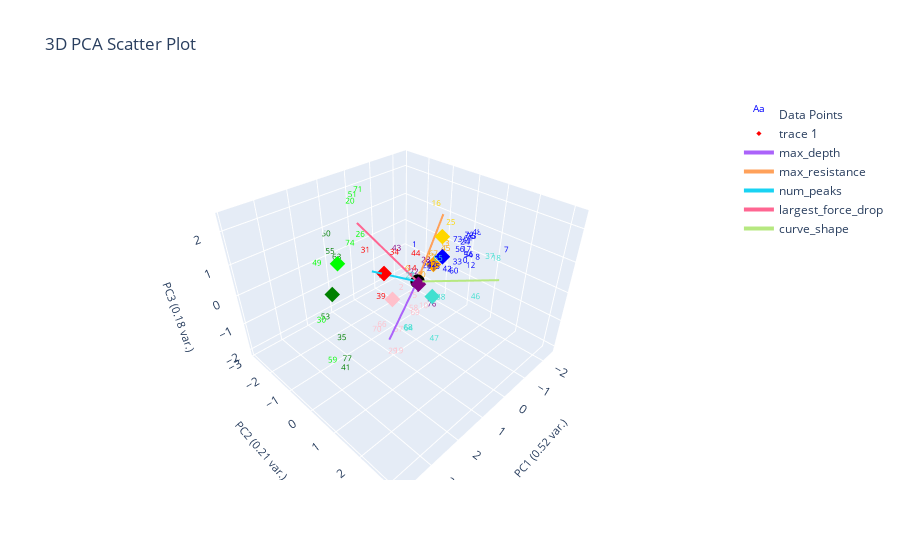

Here is the notebook cell this chart was saved with:
### Markdown cell above
# Plot Un-corrected Labeling

### Code cell
plotting.plot_clusters_seperately(pseudo_labeled_data[f'pseudo_{ylabel_name}_nums'],
                                  curve_data, ylabel_name, cluster_category_names=list(label_to_cluster_num.keys()),
                                  pseudo_corrections=marions_labeled_data)
plotting.plot_pca(pseudo_labeled_data, pseudo_labeled_data[f'pseudo_{ylabel_name}_nums'], graph_title="Clustering Un-corrected Pseudo Labeled Data", num_pc=3, centroids=label_centroids)

### Figure 1 — Plotly figure (JSON) as saved in the notebook; plotly's stock layout.template omitted (floating-point values rounded to 4 significant figures)
{"data": [{"mode": "text", "name": "Data Points", "text": ["0", "1", "2", "3", "4", "5", "6", "7", "8", "9", "10", "11", "12", "13", "14", "15", "16", "17", "18", "19", "20", "21", "22", "23", "24", "25", "26", "27", "28", "29", "30", "31", "32", "33", "34", "35", "36", "37", "38", "39", "40", "41", "42", "43", "44", "45", "46", "47", "48", "49", "50", "51", "52", "53", "54", "55", "56", "57", "58", "59", "60", "61", "62", "63", "64", "65", "66", "67", "68", "69", "70", "71", "72", "73", "74", "75", "76", "77"], "textfont": {"color": ["blue", "blue", "pink", "blue", "red", "blue", "orange", "blue", "blue", "purple", "pink", "blue", "blue", "orange", "red", "pink", "gold", "blue", "turquoise", "pink", "lime", "blue", "purple", "blue", "blue", "gold", "lime", "turquoise", "purple", "pink", "lime", "red", "blue", "blue", "red", "green", "blue", "turquoise", "turquoise", "red", "orange", "green", "blue", "purple", "red", "orange", "turquoise", "turquoise", "blue", "lime", "green", "lime", "orange", "green", "blue", "green", "blue", "pink", "pink", "lime", "blue", "blue", "orange", "green", "turquoise", "turquoise", "pink", "orange", "turquoise", "pink", "pink", "lime", "blue", "blue", "lime", "blue", "purple", "green"], "size": 8}, "type": "scatter3d", "x": [-1.233, -0.7734, 0.07805, -2.31, 1.74, -0.9559, -1.198, -1.772, -1.53, -0.377, -0.2349, -2.14, -1.183, -1.995, 1.275, -0.4026, -1.451, -1.868, -1.098, 1.182, 0.5963, -0.733, -0.2477, -0.7311, -2.154, -1.327, 1.137, 0.7081, -0.4433, 1.667, 3.803, 0.8954, -0.8618, -1.292, 1.048, 2.997, -1.333, -1.005, -0.1835, 1.956, -0.8069, 3.259, -0.8456, 0.3595, 0.821, -1.649, 1.623, 1.435, -2.382, 2.88, 1.057, 1.203, -1.495, 2.631, -1.809, 1.333, -1.647, 0.6285, -0.07713, 3.86, -0.9216, -2.277, -0.8036, 1.538, 1.173, 0.5964, 1.998, -1.648, 1.272, 0.0497, 1.761, 0.6385, -2.338, -1.506, 1.407, -2.339, -0.3077, 3.078], "y": [0.76, -0.8841, -0.5916, 0.2406, 0.3841, -0.04468, -1.581, 1.746, 0.9808, -0.2961, 0.07943, 0.08934, 1.013, -0.6487, 1.007, -0.5607, -0.6339, 0.3177, 1.881, 0.4197, -2.155, -0.1261, -0.3689, -0.2933, 0.02188, 0.05704, -1.111, 0.3863, -0.08345, 0.6776, 0.635, -1.25, -0.2137, 0.4356, 0.1492, 0.1906, 0.7971, 1.725, 0.7763, 0.5826, -0.5914, 0.5673, 0.4137, -0.4924, 0.6921, -0.3374, 3.168, 1.955, 0.2718, -0.7138, -2.862, -1.277, -0.8083, -1.019, 0.4353, -2.347, 0.2262, -0.1538, -0.1979, 0.9722, 0.6129, 0.03028, -2.33, -1.744, 0.8098, 1.252, 0.6327, -0.8315, 0.8733, -0.009247, 0.1418, -1.745, 0.03224, 0.2135, -1.243, 0.09649, 0.3427, 0.4513], "z": [0.1447, 0.1882, -0.8515, 0.3157, 0.8553, -0.3172, -1.241, 0.7051, 0.2263, -1.011, -1.374, 0.1486, 0.1139, -0.186, 1.179, -1.402, 1.429, 0.06011, 0.7898, -2.086, 1.684, -0.3097, -0.326, -0.3003, 0.07967, 1.106, 1.226, 0.3742, 0.1357, -1.584, 0.8045, 0.5526, -0.2811, -0.08133, 1.165, -0.5339, 0.3249, 0.8218, -0.6345, 0.4452, -0.8159, -1.153, -0.1366, 0.7128, 1.268, -0.0962, 1.656, -0.4241, 0.4341, 1.275, 0.5064, 2.373, -0.5564, -0.7745, -0.07607, 0.2222, 0.1148, -1.941, -1.534, -0.165, -0.1481, 0.1672, -1.576, 0.3845, -0.9581, 1.269, -0.4272, -0.5121, -0.8342, -1.533, -1.047, 2.188, 0.2638, 0.5153, 1.006, 0.2361, -1.197, -1.042]}, {"marker": {"color": ["red", "gold", "blue", "green", "purple", "pink", "turquoise", "orange", "lime"], "size": 4, "symbol": "diamond"}, "mode": "markers", "type": "scatter3d", "x": [1.185, -1.15, -1.143, 2.056, 0.1136, 0.6214, 0.2728, -1.648, 2.2], "y": [-0.1205, -0.1088, -0.05893, -1.358, 0.1469, -0.4062, 0.8185, -0.8315, -0.7602], "z": [0.7729, 0.9886, 0.3254, -0.1044, 0.03707, -0.5276, 0.02702, -0.5121, 1.244]}, {"marker": {"color": "black", "size": 5}, "mode": "markers", "name": "Origin", "showlegend": false, "type": "scatter3d", "x": [0], "y": [0], "z": [0]}, {"line": {"width": 4}, "mode": "lines+text", "name": "max_depth", "textposition": "top center", "type": "scatter3d", "x": [0, 1.671], "y": [0, 0.5602], "z": [0, -0.8414]}, {"line": {"width": 4}, "mode": "lines+text", "name": "max_resistance", "textposition": "top center", "type": "scatter3d", "x": [0, -1.573], "y": [0, -0.4633], "z": [0, 1.441]}, {"line": {"width": 4}, "mode": "lines+text", "name": "num_peaks", "textposition": "top center", "type": "scatter3d", "x": [0, 1.54], "y": [0, -0.1927], "z": [0, 0.9662]}, {"line": {"width": 4}, "mode": "lines+text", "name": "largest_force_drop", "textposition": "top center", "type": "scatter3d", "x": [0, 1.165], "y": [0, -1.154], "z": [0, 1.885]}, {"line": {"width": 4}, "mode": "lines+text", "name": "curve_shape", "textposition": "top center", "type": "scatter3d", "x": [0, -0.008738], "y": [0, 2.665], "z": [0, 1.314]}], "layout": {"autosize": true, "scene": {"xaxis": {"title": {"font": {"size": 11}, "text": "PC1 (0.52 var.)"}}, "yaxis": {"title": {"font": {"size": 11}, "text": "PC2 (0.21 var.)"}}, "zaxis": {"title": {"font": {"size": 11}, "text": "PC3 (0.18 var.)"}}}, "title": {"text": "3D PCA Scatter Plot"}}}
